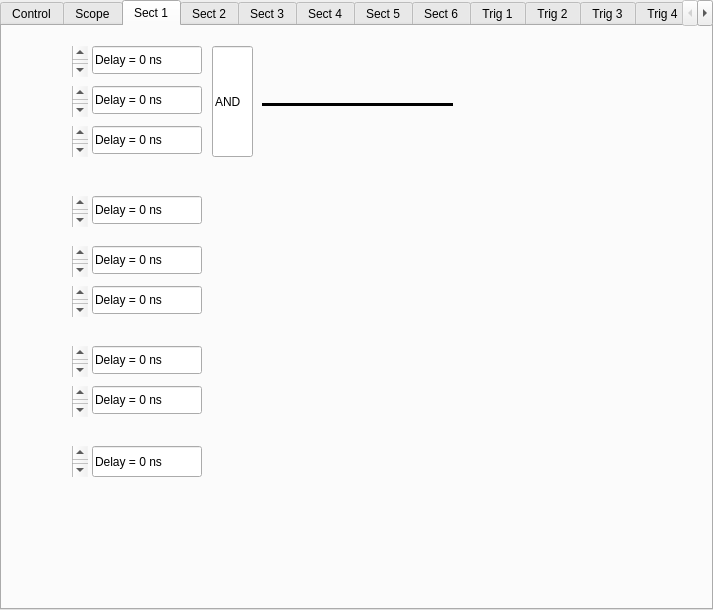
<?xml version="1.0" encoding="UTF-8"?>
<ui version="4.0">
 <class>TabWidget</class>
 <widget class="QTabWidget" name="TabWidget">
  <property name="geometry">
   <rect>
    <x>0</x>
    <y>0</y>
    <width>713</width>
    <height>610</height>
   </rect>
  </property>
  <property name="windowTitle">
   <string>TabWidget</string>
  </property>
  <property name="currentIndex">
   <number>2</number>
  </property>
  <widget class="QWidget" name="tab">
   <attribute name="title">
    <string>Control</string>
   </attribute>
   <widget class="QPushButton" name="pushButton">
    <property name="geometry">
     <rect>
      <x>10</x>
      <y>20</y>
      <width>104</width>
      <height>26</height>
     </rect>
    </property>
    <property name="text">
     <string>Update Firmware</string>
    </property>
   </widget>
   <widget class="QPushButton" name="pushButton_2">
    <property name="geometry">
     <rect>
      <x>180</x>
      <y>20</y>
      <width>80</width>
      <height>26</height>
     </rect>
    </property>
    <property name="text">
     <string>Save Settings</string>
    </property>
   </widget>
   <widget class="QPushButton" name="pushButton_3">
    <property name="geometry">
     <rect>
      <x>180</x>
      <y>60</y>
      <width>80</width>
      <height>26</height>
     </rect>
    </property>
    <property name="text">
     <string>Load Settings</string>
    </property>
   </widget>
   <widget class="QPushButton" name="pushButton_4">
    <property name="geometry">
     <rect>
      <x>330</x>
      <y>20</y>
      <width>80</width>
      <height>26</height>
     </rect>
    </property>
    <property name="text">
     <string>Connect</string>
    </property>
   </widget>
   <widget class="QPushButton" name="pushButton_5">
    <property name="geometry">
     <rect>
      <x>330</x>
      <y>60</y>
      <width>80</width>
      <height>26</height>
     </rect>
    </property>
    <property name="text">
     <string>Disconnect</string>
    </property>
   </widget>
   <widget class="QSlider" name="horizontalSlider">
    <property name="geometry">
     <rect>
      <x>480</x>
      <y>60</y>
      <width>160</width>
      <height>16</height>
     </rect>
    </property>
    <property name="orientation">
     <enum>Qt::Horizontal</enum>
    </property>
   </widget>
   <widget class="QLineEdit" name="lineEdit">
    <property name="geometry">
     <rect>
      <x>320</x>
      <y>110</y>
      <width>113</width>
      <height>26</height>
     </rect>
    </property>
    <property name="text">
     <string>clastrig2</string>
    </property>
   </widget>
   <widget class="QPlainTextEdit" name="plainTextEdit">
    <property name="geometry">
     <rect>
      <x>480</x>
      <y>20</y>
      <width>161</width>
      <height>31</height>
     </rect>
    </property>
    <property name="font">
     <font>
      <weight>50</weight>
      <bold>false</bold>
     </font>
    </property>
    <property name="verticalScrollBarPolicy">
     <enum>Qt::ScrollBarAlwaysOff</enum>
    </property>
    <property name="horizontalScrollBarPolicy">
     <enum>Qt::ScrollBarAlwaysOff</enum>
    </property>
    <property name="plainText">
     <string>Scaler sample perion: 10s</string>
    </property>
    <property name="overwriteMode">
     <bool>false</bool>
    </property>
   </widget>
  </widget>
  <widget class="QWidget" name="tab">
   <attribute name="title">
    <string>Scope</string>
   </attribute>
  </widget>
  <widget class="QWidget" name="tab_2">
   <attribute name="title">
    <string>Sect 1</string>
   </attribute>
   <widget class="QScrollBar" name="verticalScrollBar">
    <property name="geometry">
     <rect>
      <x>70</x>
      <y>20</y>
      <width>16</width>
      <height>31</height>
     </rect>
    </property>
    <property name="orientation">
     <enum>Qt::Vertical</enum>
    </property>
   </widget>
   <widget class="QLineEdit" name="lineEdit_2">
    <property name="geometry">
     <rect>
      <x>90</x>
      <y>20</y>
      <width>110</width>
      <height>28</height>
     </rect>
    </property>
    <property name="text">
     <string>Delay = 0 ns</string>
    </property>
   </widget>
   <widget class="QLineEdit" name="lineEdit_3">
    <property name="geometry">
     <rect>
      <x>90</x>
      <y>60</y>
      <width>110</width>
      <height>28</height>
     </rect>
    </property>
    <property name="text">
     <string>Delay = 0 ns</string>
    </property>
   </widget>
   <widget class="QLineEdit" name="lineEdit_4">
    <property name="geometry">
     <rect>
      <x>90</x>
      <y>100</y>
      <width>110</width>
      <height>28</height>
     </rect>
    </property>
    <property name="text">
     <string>Delay = 0 ns</string>
    </property>
   </widget>
   <widget class="QLineEdit" name="lineEdit_5">
    <property name="geometry">
     <rect>
      <x>90</x>
      <y>170</y>
      <width>110</width>
      <height>28</height>
     </rect>
    </property>
    <property name="text">
     <string>Delay = 0 ns</string>
    </property>
   </widget>
   <widget class="QLineEdit" name="lineEdit_6">
    <property name="geometry">
     <rect>
      <x>90</x>
      <y>220</y>
      <width>110</width>
      <height>28</height>
     </rect>
    </property>
    <property name="text">
     <string>Delay = 0 ns</string>
    </property>
   </widget>
   <widget class="QLineEdit" name="lineEdit_7">
    <property name="geometry">
     <rect>
      <x>90</x>
      <y>260</y>
      <width>110</width>
      <height>28</height>
     </rect>
    </property>
    <property name="text">
     <string>Delay = 0 ns</string>
    </property>
   </widget>
   <widget class="QLineEdit" name="lineEdit_8">
    <property name="geometry">
     <rect>
      <x>90</x>
      <y>320</y>
      <width>110</width>
      <height>28</height>
     </rect>
    </property>
    <property name="text">
     <string>Delay = 0 ns</string>
    </property>
   </widget>
   <widget class="QLineEdit" name="lineEdit_9">
    <property name="geometry">
     <rect>
      <x>90</x>
      <y>360</y>
      <width>110</width>
      <height>28</height>
     </rect>
    </property>
    <property name="text">
     <string>Delay = 0 ns</string>
    </property>
   </widget>
   <widget class="QLineEdit" name="lineEdit_10">
    <property name="geometry">
     <rect>
      <x>90</x>
      <y>420</y>
      <width>110</width>
      <height>31</height>
     </rect>
    </property>
    <property name="text">
     <string>Delay = 0 ns</string>
    </property>
   </widget>
   <widget class="QScrollBar" name="verticalScrollBar_2">
    <property name="geometry">
     <rect>
      <x>70</x>
      <y>60</y>
      <width>16</width>
      <height>31</height>
     </rect>
    </property>
    <property name="orientation">
     <enum>Qt::Vertical</enum>
    </property>
   </widget>
   <widget class="QScrollBar" name="verticalScrollBar_3">
    <property name="geometry">
     <rect>
      <x>70</x>
      <y>100</y>
      <width>16</width>
      <height>31</height>
     </rect>
    </property>
    <property name="orientation">
     <enum>Qt::Vertical</enum>
    </property>
   </widget>
   <widget class="QScrollBar" name="verticalScrollBar_4">
    <property name="geometry">
     <rect>
      <x>70</x>
      <y>170</y>
      <width>16</width>
      <height>31</height>
     </rect>
    </property>
    <property name="orientation">
     <enum>Qt::Vertical</enum>
    </property>
   </widget>
   <widget class="QScrollBar" name="verticalScrollBar_5">
    <property name="geometry">
     <rect>
      <x>70</x>
      <y>220</y>
      <width>16</width>
      <height>31</height>
     </rect>
    </property>
    <property name="orientation">
     <enum>Qt::Vertical</enum>
    </property>
   </widget>
   <widget class="QScrollBar" name="verticalScrollBar_6">
    <property name="geometry">
     <rect>
      <x>70</x>
      <y>260</y>
      <width>16</width>
      <height>31</height>
     </rect>
    </property>
    <property name="orientation">
     <enum>Qt::Vertical</enum>
    </property>
   </widget>
   <widget class="QScrollBar" name="verticalScrollBar_7">
    <property name="geometry">
     <rect>
      <x>70</x>
      <y>320</y>
      <width>16</width>
      <height>31</height>
     </rect>
    </property>
    <property name="orientation">
     <enum>Qt::Vertical</enum>
    </property>
   </widget>
   <widget class="QScrollBar" name="verticalScrollBar_8">
    <property name="geometry">
     <rect>
      <x>70</x>
      <y>360</y>
      <width>16</width>
      <height>31</height>
     </rect>
    </property>
    <property name="orientation">
     <enum>Qt::Vertical</enum>
    </property>
   </widget>
   <widget class="QScrollBar" name="verticalScrollBar_9">
    <property name="geometry">
     <rect>
      <x>70</x>
      <y>420</y>
      <width>16</width>
      <height>31</height>
     </rect>
    </property>
    <property name="orientation">
     <enum>Qt::Vertical</enum>
    </property>
   </widget>
   <widget class="QLineEdit" name="lineEdit_11">
    <property name="geometry">
     <rect>
      <x>210</x>
      <y>20</y>
      <width>41</width>
      <height>111</height>
     </rect>
    </property>
    <property name="text">
     <string>AND</string>
    </property>
   </widget>
   <widget class="Line" name="line">
    <property name="geometry">
     <rect>
      <x>260</x>
      <y>70</y>
      <width>191</width>
      <height>16</height>
     </rect>
    </property>
    <property name="frameShadow">
     <enum>QFrame::Plain</enum>
    </property>
    <property name="lineWidth">
     <number>3</number>
    </property>
    <property name="midLineWidth">
     <number>3</number>
    </property>
    <property name="orientation">
     <enum>Qt::Horizontal</enum>
    </property>
   </widget>
  </widget>
  <widget class="QWidget" name="tab_3">
   <attribute name="title">
    <string>Sect 2</string>
   </attribute>
  </widget>
  <widget class="QWidget" name="tab_4">
   <attribute name="title">
    <string>Sect 3</string>
   </attribute>
  </widget>
  <widget class="QWidget" name="tab_5">
   <attribute name="title">
    <string>Sect 4</string>
   </attribute>
  </widget>
  <widget class="QWidget" name="tab_6">
   <attribute name="title">
    <string>Sect 5</string>
   </attribute>
  </widget>
  <widget class="QWidget" name="tab_7">
   <attribute name="title">
    <string>Sect 6</string>
   </attribute>
  </widget>
  <widget class="QWidget" name="tab_8">
   <attribute name="title">
    <string>Trig 1</string>
   </attribute>
  </widget>
  <widget class="QWidget" name="tab_9">
   <attribute name="title">
    <string>Trig 2</string>
   </attribute>
  </widget>
  <widget class="QWidget" name="tab_10">
   <attribute name="title">
    <string>Trig 3</string>
   </attribute>
  </widget>
  <widget class="QWidget" name="tab_11">
   <attribute name="title">
    <string>Trig 4</string>
   </attribute>
  </widget>
  <widget class="QWidget" name="tab_12">
   <attribute name="title">
    <string>Trig 5</string>
   </attribute>
  </widget>
  <widget class="QWidget" name="tab_13">
   <attribute name="title">
    <string>Trig 6</string>
   </attribute>
  </widget>
  <widget class="QWidget" name="tab_14">
   <attribute name="title">
    <string>Trig 7</string>
   </attribute>
  </widget>
  <widget class="QWidget" name="tab_15">
   <attribute name="title">
    <string>Trig 8</string>
   </attribute>
  </widget>
  <widget class="QWidget" name="tab_16">
   <attribute name="title">
    <string>Trig 9</string>
   </attribute>
  </widget>
  <widget class="QWidget" name="tab_17">
   <attribute name="title">
    <string>Trig 10</string>
   </attribute>
  </widget>
  <widget class="QWidget" name="tab_18">
   <attribute name="title">
    <string>Trig 11</string>
   </attribute>
  </widget>
  <widget class="QWidget" name="tab_19">
   <attribute name="title">
    <string>Trig 12</string>
   </attribute>
  </widget>
 </widget>
 <resources/>
 <connections/>
</ui>
